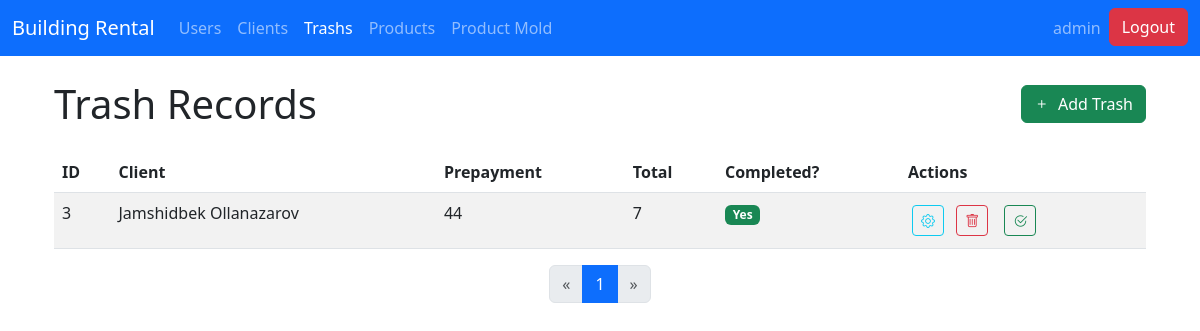
Screenshot of /trash/ (signed in) with the database file from the repository.
### core/models.py (models this page shows, shortened)
class Trash(models.Model):
    user = models.ForeignKey(User, on_delete=models.CASCADE)
    client = models.ForeignKey(Client, on_delete=models.CASCADE)
    prepayment = models.BigIntegerField(default=0)
    total = models.BigIntegerField(default=0)
    is_end = models.BooleanField(default=False)
    created_at = models.DateTimeField(auto_now_add=True)
    updated_at = models.DateTimeField(auto_now=True)

class Client(models.Model):
    fullname = models.CharField(max_length=255)
    phone = models.CharField(max_length=50, blank=True, null=True)
    desc = models.TextField(blank=True, null=True)

### core/views.py (the view)
# urls.py: path('trash/', views.trash_list, name='trash_list'),
@login_required
def trash_list(request):
    trashes = Trash.objects.all().order_by('id')
    paginator = Paginator(trashes, 10)  # Show 10 records per page
    page_number = request.GET.get('page')
    page_obj = paginator.get_page(page_number)
    create_form = TrashForm()
    clients = Client.objects.all().order_by('fullname')
    return render(request, 'admin/core/trash_list.html', {
        'page_obj': page_obj,
        'create_form': create_form,
        'clients': clients,
    })

### templates/admin/core/trash_list.html (shortened to what this page needs)
{% extends 'admin/base.html' %}
{% load dict_extras %}
{% block content %}
<div class="container my-4">
  <div class="d-flex justify-content-between align-items-center mb-4">
    <h1 class="mb-0">Trash Records</h1>
    <button class="btn btn-success" data-bs-toggle="modal" data-bs-target="#createTrashModal">
      <i class="bi bi-plus me-1"></i> Add Trash
    </button>
  </div>
  <div class="table-responsive">
    <table class="table table-striped">
      <thead>
        <tr>
          <th>ID</th>
          <th>Client</th>
          <th>Prepayment</th>
          <th>Total</th>
          <th>Completed?</th>
          <th>Actions</th>
        </tr>
      </thead>
      <tbody>
        {% for trash in page_obj %}
        <tr>
          <td>{{ trash.id }}</td>
          <td>{{ trash.client.fullname }}</td>
          <td>{{ trash.prepayment }}</td>
          <td>{{ trash.total }}</td>
          <td>
            {% if trash.is_end %}
              <span class="badge bg-success">Yes</span>
            {% else %}
              <span class="badge bg-secondary">No</span>
            {% endif %}
          </td>
          <td>
            <a href="{% url 'trash_detail' trash.id %}" class="btn btn-outline-info btn-sm m-1" title="View Trash">
              <i class="bi bi-gear"></i>
            </a>
            <div class="d-inline">
              <form method="POST" action="{% url 'trash_delete' trash.id %}" class="d-inline"
                    onsubmit="return confirm('Are you sure you want to mark this trash record as complete?');">
                <button type="submit" class="btn btn-outline-danger btn-sm m-1" title="Delete">
                  <i class="bi bi-trash"></i>
                </button>
              </form>
              <form method="POST" action="{% url 'trash_complete' trash.id %}" class="d-inline ms-1"
                    onsubmit="return confirm('Are you sure you want to mark this trash record as complete?');">
                <button type="submit" class="btn btn-outline-success btn-sm m-1" title="Mark Complete">
                  <i class="bi bi-check2-circle"></i>
                </button>
              </form>
            </div>
          </td>
        </tr>
        {% empty %}
        <tr>
          <td colspan="6" class="text-center">No trash records found.</td>
        </tr>
        {% endfor %}
      </tbody>
    </table>
  </div>
  <nav>
    <ul class="pagination justify-content-center">
      {% if page_obj.has_previous %}
      <li class="page-item">
        <a class="page-link" href="?page={{ page_obj.previous_page_number }}" aria-label="Previous">&laquo;</a>
      </li>
      {% else %}
      <li class="page-item disabled">
        <span class="page-link">&laquo;</span>
      </li>
      {% endif %}
      {% for num in page_obj.paginator.page_range %}
      {% if page_obj.number == num %}
      <li class="page-item active"><span class="page-link">{{ num }}</span></li>
      {% else %}
      <li class="page-item"><a class="page-link" href="?page={{ num }}">{{ num }}</a></li>
      {% endif %}
      {% endfor %}
      {% if page_obj.has_next %}
      <li class="page-item">
        <a class="page-link" href="?page={{ page_obj.next_page_number }}" aria-label="Next">&raquo;</a>
      </li>
      {% else %}
      <li class="page-item disabled">
        <span class="page-link">&raquo;</span>
      </li>
      {% endif %}
    </ul>
  </nav>
</div>
{% endblock %}

### templates/admin/base.html (shortened to what this page needs)
{% load static %}
<!DOCTYPE html>
<html lang="en">
<head>
  <link href="https://cdn.jsdelivr.net/npm/bootstrap@5.3.0/dist/css/bootstrap.min.css" rel="stylesheet">
  <link rel="stylesheet" href="https://cdn.jsdelivr.net/npm/bootstrap-icons@1.10.3/font/bootstrap-icons.css">
  <link href="https://cdnjs.cloudflare.com/ajax/libs/select2/4.1.0-rc.0/css/select2.min.css" rel="stylesheet" />
</head>
<body>
  <nav class="navbar navbar-expand-lg navbar-dark bg-primary">
    <div class="container-fluid">
      <a class="navbar-brand" href="
        {% if user.is_staff %}
            {% url 'dashboard' %}
        {% else %}
            {% url 'client_list' %}
        {% endif %}
        ">Building Rental</a>
      <div class="collapse navbar-collapse" id="navbarSupportedContent">
        <ul class="navbar-nav me-auto mb-2 mb-lg-0">
        {% if user.is_staff %}
            <li class="nav-item">
              <a class="nav-link {% if request.resolver_match.url_name == 'user_list' %}active{% endif %}" href="{% url 'user_list' %}">Users</a>
            </li>
        {% endif %}
        <li class="nav-item">
          <a class="nav-link {% if request.resolver_match.url_name == 'client_list' %}active{% endif %}" href="{% url 'client_list' %}">Clients</a>
        </li>
        <li class="nav-item">
          <a class="nav-link {% if request.resolver_match.url_name == 'trash_list' %}active{% endif %}" href="{% url 'trash_list' %}">Trashs</a>
        </li>
        <li class="nav-item">
          <a class="nav-link {% if request.resolver_match.url_name == 'product_list' %}active{% endif %}" href="{% url 'product_list' %}">Products</a>
        </li>
        <li class="nav-item">
          <a class="nav-link {% if request.resolver_match.url_name == 'productmold_list' %}active{% endif %}" href="{% url 'productmold_list' %}">Product Mold</a>
        </li>
        </ul>
        <ul class="navbar-nav ms-auto">
          {% if user.is_authenticated %}
            <li class="nav-item">
              <a class="nav-link" href="#">{{ user.username }}</a>
            </li>
            <li class="nav-item">
                <form method="POST" action="{% url 'logout' %}">
                    <button type="submit" class="btn btn-danger">
                        Logout
                    </button>
                </form>
            </li>
          {% endif %}
        </ul>
      </div>
    </div>
  </nav>
  <div class="container mt-4">
    {% block content %}{% endblock %}
  </div>
</body>
</html>

### rows the page displays
Trash: id "3", client.fullname "Jamshidbek Ollanazarov", prepayment "44", total "7", is_end "Yes"

### other values shown
{{ user.username }} "admin"
{{ num }} "1"
